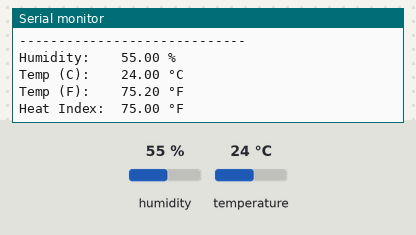
Bench run of a sketch on a simulated Arduino Uno, built with avr-gcc and run on an emulated ATmega328P. Shown: the last lines printed to the serial monitor. The test bench sets the inputs (shaded band); at power-on: humidity 55 %, temperature 24 °C.

Above: at 4.8 s.
4.9 s: humidity set to 22 %
At 7.0 s:
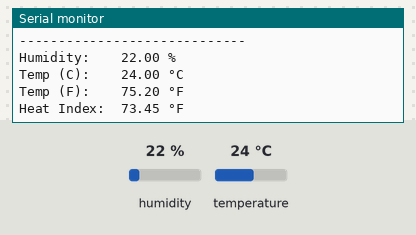
7.9 s: temperature set to 12 °C
At 8.9 s:
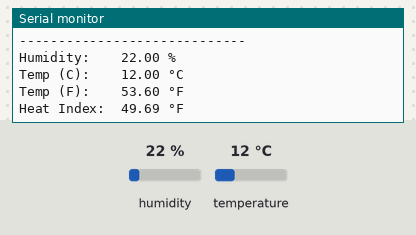
10.9 s: humidity set to 40 %
At 12.7 s:
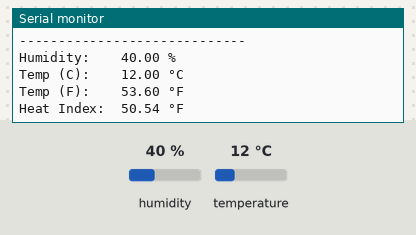
Timing chart, 0 to 14.2 s (numbered marks = the images above; inputs shaded):
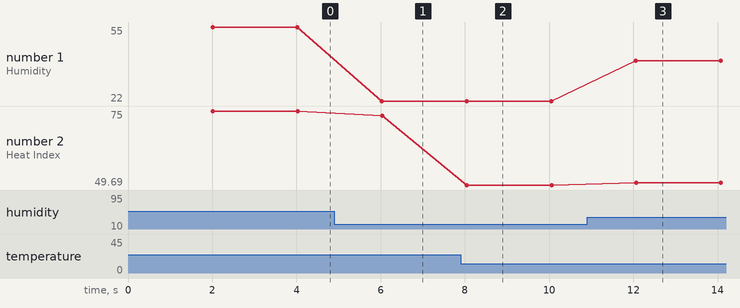

Measured:
- after the input at 4.9 s, the serial monitor: prints a new line after 1.1 s (image 1)
- after the input at 7.9 s, the serial monitor: prints a new line after 0.14 s (image 2)
- after the input at 10.9 s, the serial monitor: prints a new line after 1.2 s (image 3)
- plotted number 1: 55 → 22 after the input at 4.9 s, 22 → 40 after the input at 10.9 s
- plotted number 2: 75 → 73.45 after the input at 4.9 s, 73.45 → 49.69 after the input at 7.9 s, 49.69 → 50.54 after the input at 10.9 s

The sketch:

weather_station_partdht22.ino
```cpp
#include <DHT.h>

#define DHTPIN 21
#define DHTTYPE DHT22

DHT dht(DHTPIN, DHTTYPE);

void setup() {
    Serial.begin(115200);
    dht.begin();
    Serial.println("DHT22 Sensor Ready!");
}

void loop() {
    delay(2000);  // DHT22 needs at least 2 seconds between readings

    float humidity    = dht.readHumidity();
    float tempC       = dht.readTemperature();
    float tempF       = dht.readTemperature(true);  // true = Fahrenheit
    float heatIndex   = dht.computeHeatIndex(tempF, humidity);

    // Check if readings are valid
    if (isnan(humidity) || isnan(tempC)) {
        Serial.println("Failed to read from DHT22!");
        return;
    }

    Serial.println("-----------------------------");
    Serial.print("Humidity:    ");
    Serial.print(humidity);
    Serial.println(" %");

    Serial.print("Temp (C):    ");
    Serial.print(tempC);
    Serial.println(" °C");

    Serial.print("Temp (F):    ");
    Serial.print(tempF);
    Serial.println(" °F");

    Serial.print("Heat Index:  ");
    Serial.print(heatIndex);
    Serial.println(" °F");
}
```
